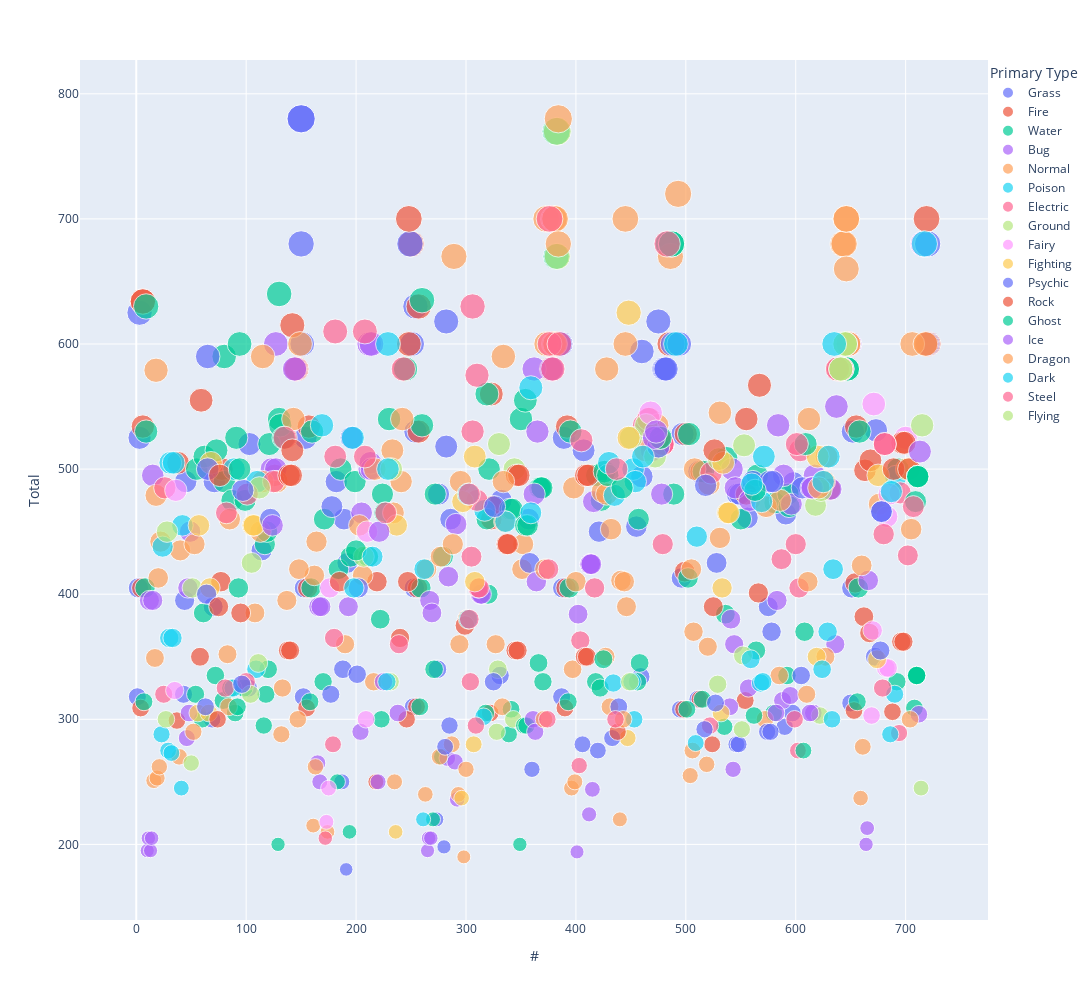

Write notebook code for a chart like this one.
### Code cell
# interactive scatterplot with plotly express
import plotly.express as px

# create interactive scatterplot, x = #, y = total, size = total, color = type 1, symbol = dual type, hover name = name
fig = px.scatter(df, x = '#', y = 'Total',
                    size = 'Total', color = 'Primary Type',
                    hover_name = 'Name')

# add legend out of plot
fig.update_layout(legend=dict(x=1, y=1))

# adjust size of plot
fig.update_layout(width = 2000, height = 1000)

# show plot
fig.show()

# export plot to dashboard html
fig.write_html("LE2_pokemon_total_id.html")

### Figure 1 — Plotly figure (JSON) as saved in the notebook; plotly's stock layout.template omitted (floating-point values rounded to 4 significant figures)
{"data": [{"hovertemplate": "<b>%{hovertext}</b><br><br>Primary Type=Grass<br>#=%{x}<br>Total=%{marker.size}<extra></extra>", "hovertext": ["Bulbasaur", "Ivysaur", "Venusaur", "VenusaurMega Venusaur", "Oddish", "Gloom", "Vileplume", "Bellsprout", "Weepinbell", "Victreebel", "Exeggcute", "Exeggutor", "Tangela", "Chikorita", "Bayleef", "Meganium", "Bellossom", "Hoppip", "Skiploom", "Jumpluff", "Sunkern", "Sunflora", "Treecko", "Grovyle", "Sceptile", "SceptileMega Sceptile", "Seedot", "Nuzleaf", "Shiftry", "Shroomish", "Breloom", "Roselia", "Cacnea", "Cacturne", "Tropius", "Turtwig", "Grotle", "Torterra", "Budew", "Roserade", "Cherubi", "Cherrim", "Carnivine", "Snover", "Abomasnow", "AbomasnowMega Abomasnow", "Tangrowth", "Leafeon", "ShayminLand Forme", "ShayminSky Forme", "Snivy", "Servine", "Serperior", "Pansage", "Simisage", "Cottonee", "Whimsicott", "Petilil", "Lilligant", "Maractus", "Foongus", "Amoonguss", "Ferroseed", "Ferrothorn", "Virizion", "Chespin", "Quilladin", "Chesnaught", "Skiddo", "Gogoat"], "legendgroup": "Grass", "marker": {"color": "#636efa", "size": [318, 405, 525, 625, 320, 395, 490, 300, 390, 490, 325, 520, 435, 318, 405, 525, 490, 250, 340, 460, 180, 425, 310, 405, 530, 630, 220, 340, 480, 295, 460, 400, 335, 475, 460, 318, 405, 525, 280, 515, 275, 450, 454, 334, 494, 594, 535, 525, 600, 600, 308, 413, 528, 316, 498, 280, 480, 280, 480, 461, 294, 464, 305, 489, 580, 313, 405, 530, 350, 531], "sizemode": "area", "sizeref": 1.95, "symbol": "circle"}, "mode": "markers", "name": "Grass", "orientation": "v", "showlegend": true, "type": "scatter", "x": [1, 2, 3, 3, 43, 44, 45, 69, 70, 71, 102, 103, 114, 152, 153, 154, 182, 187, 188, 189, 191, 192, 252, 253, 254, 254, 273, 274, 275, 285, 286, 315, 331, 332, 357, 387, 388, 389, 406, 407, 420, 421, 455, 459, 460, 460, 465, 470, 492, 492, 495, 496, 497, 511, 512, 546, 547, 548, 549, 556, 590, 591, 597, 598, 640, 650, 651, 652, 672, 673], "xaxis": "x", "y": [318, 405, 525, 625, 320, 395, 490, 300, 390, 490, 325, 520, 435, 318, 405, 525, 490, 250, 340, 460, 180, 425, 310, 405, 530, 630, 220, 340, 480, 295, 460, 400, 335, 475, 460, 318, 405, 525, 280, 515, 275, 450, 454, 334, 494, 594, 535, 525, 600, 600, 308, 413, 528, 316, 498, 280, 480, 280, 480, 461, 294, 464, 305, 489, 580, 313, 405, 530, 350, 531], "yaxis": "y"}, {"hovertemplate": "<b>%{hovertext}</b><br><br>Primary Type=Fire<br>#=%{x}<br>Total=%{marker.size}<extra></extra>", "hovertext": ["Charmander", "Charmeleon", "Charizard", "CharizardMega Charizard X", "CharizardMega Charizard Y", "Vulpix", "Ninetales", "Growlithe", "Arcanine", "Ponyta", "Rapidash", "Magmar", "Flareon", "Moltres", "Cyndaquil", "Quilava", "Typhlosion", "Slugma", "Magcargo", "Magby", "Entei", "Ho-oh", "Torchic", "Combusken", "Blaziken", "BlazikenMega Blaziken", "Numel", "Camerupt", "CameruptMega Camerupt", "Torkoal", "Chimchar", "Monferno", "Infernape", "Magmortar", "Heatran", "Tepig", "Pignite", "Emboar", "Pansear", "Simisear", "Darumaka", "DarmanitanStandard Mode", "DarmanitanZen Mode", "Heatmor", "Fennekin", "Braixen", "Delphox", "Fletchinder", "Talonflame", "Litleo", "Pyroar", "Volcanion"], "legendgroup": "Fire", "marker": {"color": "#EF553B", "size": [309, 405, 534, 634, 634, 299, 505, 350, 555, 410, 500, 495, 525, 580, 309, 405, 534, 250, 410, 365, 580, 680, 310, 405, 530, 630, 305, 460, 560, 470, 309, 405, 534, 540, 600, 308, 418, 528, 316, 498, 315, 480, 540, 484, 307, 409, 534, 382, 499, 369, 507, 600], "sizemode": "area", "sizeref": 1.95, "symbol": "circle"}, "mode": "markers", "name": "Fire", "orientation": "v", "showlegend": true, "type": "scatter", "x": [4, 5, 6, 6, 6, 37, 38, 58, 59, 77, 78, 126, 136, 146, 155, 156, 157, 218, 219, 240, 244, 250, 255, 256, 257, 257, 322, 323, 323, 324, 390, 391, 392, 467, 485, 498, 499, 500, 513, 514, 554, 555, 555, 631, 653, 654, 655, 662, 663, 667, 668, 721], "xaxis": "x", "y": [309, 405, 534, 634, 634, 299, 505, 350, 555, 410, 500, 495, 525, 580, 309, 405, 534, 250, 410, 365, 580, 680, 310, 405, 530, 630, 305, 460, 560, 470, 309, 405, 534, 540, 600, 308, 418, 528, 316, 498, 315, 480, 540, 484, 307, 409, 534, 382, 499, 369, 507, 600], "yaxis": "y"}, {"hovertemplate": "<b>%{hovertext}</b><br><br>Primary Type=Water<br>#=%{x}<br>Total=%{marker.size}<extra></extra>", "hovertext": ["Squirtle", "Wartortle", "Blastoise", "BlastoiseMega Blastoise", "Psyduck", "Golduck", "Poliwag", "Poliwhirl", "Poliwrath", "Tentacool", "Tentacruel", "Slowpoke", "Slowbro", "SlowbroMega Slowbro", "Seel", "Dewgong", "Shellder", "Cloyster", "Krabby", "Kingler", "Horsea", "Seadra", "Goldeen", "Seaking", "Staryu", "Starmie", "Magikarp", "Gyarados", "GyaradosMega Gyarados", "Lapras", "Vaporeon", "Totodile", "Croconaw", "Feraligatr", "Chinchou", "Lanturn", "Marill", "Azumarill", "Politoed", "Wooper", "Quagsire", "Slowking", "Qwilfish", "Corsola", "Remoraid", "Octillery", "Mantine", "Kingdra", "Suicune", "Mudkip", "Marshtomp", "Swampert", "SwampertMega Swampert", "Lotad", "Lombre", "Ludicolo", "Wingull", "Pelipper", "Carvanha", "Sharpedo", "SharpedoMega Sharpedo", "Wailmer", "Wailord", "Barboach", "Whiscash", "Corphish", "Crawdaunt", "Feebas", "Milotic", "Clamperl", "Huntail", "Gorebyss", "Relicanth", "Luvdisc", "Kyogre", "KyogrePrimal Kyogre", "Piplup", "Prinplup", "Empoleon", "Buizel", "Floatzel", "Shellos", "Gastrodon", "Finneon", "Lumineon", "Mantyke", "Palkia", "Phione", "Manaphy", "Oshawott", "Dewott", "Samurott", "Panpour", "Simipour", "Tympole", "Palpitoad", "Seismitoad", "Basculin", "Tirtouga", "Carracosta", "Ducklett", "Swanna", "Frillish", "Jellicent", "Alomomola", "KeldeoOrdinary Forme", "KeldeoResolute Forme", "Froakie", "Frogadier", "Greninja", "Clauncher", "Clawitzer"], "legendgroup": "Water", "marker": {"color": "#00cc96", "size": [314, 405, 530, 630, 320, 500, 300, 385, 510, 335, 515, 315, 490, 590, 325, 475, 305, 525, 325, 475, 295, 440, 320, 450, 340, 520, 200, 540, 640, 535, 525, 314, 405, 530, 330, 460, 250, 420, 500, 210, 430, 490, 430, 380, 300, 480, 465, 540, 580, 310, 405, 535, 635, 220, 340, 480, 270, 430, 305, 460, 560, 400, 500, 288, 468, 308, 468, 200, 540, 345, 485, 485, 485, 330, 670, 770, 314, 405, 530, 330, 495, 325, 475, 330, 460, 345, 680, 480, 600, 308, 413, 528, 316, 498, 294, 384, 509, 460, 355, 495, 305, 473, 335, 480, 470, 580, 580, 314, 405, 530, 330, 500], "sizemode": "area", "sizeref": 1.95, "symbol": "circle"}, "mode": "markers", "name": "Water", "orientation": "v", "showlegend": true, "type": "scatter", "x": [7, 8, 9, 9, 54, 55, 60, 61, 62, 72, 73, 79, 80, 80, 86, 87, 90, 91, 98, 99, 116, 117, 118, 119, 120, 121, 129, 130, 130, 131, 134, 158, 159, 160, 170, 171, 183, 184, 186, 194, 195, 199, 211, 222, 223, 224, 226, 230, 245, 258, 259, 260, 260, 270, 271, 272, 278, 279, 318, 319, 319, 320, 321, 339, 340, 341, 342, 349, 350, 366, 367, 368, 369, 370, 382, 382, 393, 394, 395, 418, 419, 422, 423, 456, 457, 458, 484, 489, 490, 501, 502, 503, 515, 516, 535, 536, 537, 550, 564, 565, 580, 581, 592, 593, 594, 647, 647, 656, 657, 658, 692, 693], "xaxis": "x", "y": [314, 405, 530, 630, 320, 500, 300, 385, 510, 335, 515, 315, 490, 590, 325, 475, 305, 525, 325, 475, 295, 440, 320, 450, 340, 520, 200, 540, 640, 535, 525, 314, 405, 530, 330, 460, 250, 420, 500, 210, 430, 490, 430, 380, 300, 480, 465, 540, 580, 310, 405, 535, 635, 220, 340, 480, 270, 430, 305, 460, 560, 400, 500, 288, 468, 308, 468, 200, 540, 345, 485, 485, 485, 330, 670, 770, 314, 405, 530, 330, 495, 325, 475, 330, 460, 345, 680, 480, 600, 308, 413, 528, 316, 498, 294, 384, 509, 460, 355, 495, 305, 473, 335, 480, 470, 580, 580, 314, 405, 530, 330, 500], "yaxis": "y"}, {"hovertemplate": "<b>%{hovertext}</b><br><br>Primary Type=Bug<br>#=%{x}<br>Total=%{marker.size}<extra></extra>", "hovertext": ["Caterpie", "Metapod", "Butterfree", "Weedle", "Kakuna", "Beedrill", "BeedrillMega Beedrill", "Paras", "Parasect", "Venonat", "Venomoth", "Scyther", "Pinsir", "PinsirMega Pinsir", "Ledyba", "Ledian", "Spinarak", "Ariados", "Yanma", "Pineco", "Forretress", "Scizor", "ScizorMega Scizor", "Shuckle", "Heracross", "HeracrossMega Heracross", "Wurmple", "Silcoon", "Beautifly", "Cascoon", "Dustox", "Surskit", "Masquerain", "Nincada", "Ninjask", "Shedinja", "Volbeat", "Illumise", "Kricketot", "Kricketune", "Burmy", "WormadamPlant Cloak", "WormadamSandy Cloak", "WormadamTrash Cloak", "Mothim", "Combee", "Vespiquen", "Yanmega", "Sewaddle", "Swadloon", "Leavanny", "Venipede", "Whirlipede", "Scolipede", "Dwebble", "Crustle", "Karrablast", "Escavalier", "Joltik", "Galvantula", "Shelmet", "Accelgor", "Durant", "Larvesta", "Volcarona", "Genesect", "Scatterbug", "Spewpa", "Vivillon"], "legendgroup": "Bug", "marker": {"color": "#ab63fa", "size": [195, 205, 395, 195, 205, 395, 495, 285, 405, 305, 450, 500, 500, 600, 265, 390, 250, 390, 390, 290, 465, 500, 600, 505, 500, 600, 195, 205, 395, 205, 385, 269, 414, 266, 456, 236, 400, 400, 194, 384, 224, 424, 424, 424, 424, 244, 474, 515, 310, 380, 500, 260, 360, 485, 325, 475, 315, 495, 319, 472, 305, 495, 484, 360, 550, 600, 200, 213, 411], "sizemode": "area", "sizeref": 1.95, "symbol": "circle"}, "mode": "markers", "name": "Bug", "orientation": "v", "showlegend": true, "type": "scatter", "x": [10, 11, 12, 13, 14, 15, 15, 46, 47, 48, 49, 123, 127, 127, 165, 166, 167, 168, 193, 204, 205, 212, 212, 213, 214, 214, 265, 266, 267, 268, 269, 283, 284, 290, 291, 292, 313, 314, 401, 402, 412, 413, 413, 413, 414, 415, 416, 469, 540, 541, 542, 543, 544, 545, 557, 558, 588, 589, 595, 596, 616, 617, 632, 636, 637, 649, 664, 665, 666], "xaxis": "x", "y": [195, 205, 395, 195, 205, 395, 495, 285, 405, 305, 450, 500, 500, 600, 265, 390, 250, 390, 390, 290, 465, 500, 600, 505, 500, 600, 195, 205, 395, 205, 385, 269, 414, 266, 456, 236, 400, 400, 194, 384, 224, 424, 424, 424, 424, 244, 474, 515, 310, 380, 500, 260, 360, 485, 325, 475, 315, 495, 319, 472, 305, 495, 484, 360, 550, 600, 200, 213, 411], "yaxis": "y"}, {"hovertemplate": "<b>%{hovertext}</b><br><br>Primary Type=Normal<br>#=%{x}<br>Total=%{marker.size}<extra></extra>", "hovertext": ["Pidgey", "Pidgeotto", "Pidgeot", "PidgeotMega Pidgeot", "Rattata", "Raticate", "Spearow", "Fearow", "Jigglypuff", "Wigglytuff", "Meowth", "Persian", "Farfetch'd", "Doduo", "Dodrio", "Lickitung", "Chansey", "Kangaskhan", "KangaskhanMega Kangaskhan", "Tauros", "Ditto", "Eevee", "Porygon", "Snorlax", "Sentret", "Furret", "Hoothoot", "Noctowl", "Igglybuff", "Aipom", "Girafarig", "Dunsparce", "Teddiursa", "Ursaring", "Porygon2", "Stantler", "Smeargle", "Miltank", "Blissey", "Zigzagoon", "Linoone", "Taillow", "Swellow", "Slakoth", "Vigoroth", "Slaking", "Whismur", "Loudred", "Exploud", "Azurill", "Skitty", "Delcatty", "Spinda", "Swablu", "Zangoose", "Castform", "Kecleon", "Starly", "Staravia", "Staraptor", "Bidoof", "Bibarel", "Ambipom", "Buneary", "Lopunny", "LopunnyMega Lopunny", "Glameow", "Purugly", "Happiny", "Chatot", "Munchlax", "Lickilicky", "Porygon-Z", "Regigigas", "Arceus", "Patrat", "Watchog", "Lillipup", "Herdier", "Stoutland", "Pidove", "Tranquill", "Unfezant", "Audino", "AudinoMega Audino", "Minccino", "Cinccino", "Deerling", "Sawsbuck", "Bouffalant", "Rufflet", "Braviary", "MeloettaAria Forme", "MeloettaPirouette Forme", "Bunnelby", "Diggersby", "Fletchling", "Furfrou"], "legendgroup": "Normal", "marker": {"color": "#FFA15A", "size": [251, 349, 479, 579, 253, 413, 262, 442, 270, 435, 290, 440, 352, 310, 460, 385, 450, 490, 590, 490, 288, 325, 395, 540, 215, 415, 262, 442, 210, 360, 455, 415, 330, 500, 515, 465, 250, 490, 540, 240, 420, 270, 430, 280, 440, 670, 240, 360, 490, 190, 260, 380, 360, 310, 458, 420, 440, 245, 340, 485, 250, 410, 482, 350, 480, 580, 310, 452, 220, 411, 390, 515, 535, 670, 720, 255, 420, 275, 370, 500, 264, 358, 488, 445, 545, 300, 470, 335, 475, 490, 350, 510, 600, 600, 237, 423, 278, 472], "sizemode": "area", "sizeref": 1.95, "symbol": "circle"}, "mode": "markers", "name": "Normal", "orientation": "v", "showlegend": true, "type": "scatter", "x": [16, 17, 18, 18, 19, 20, 21, 22, 39, 40, 52, 53, 83, 84, 85, 108, 113, 115, 115, 128, 132, 133, 137, 143, 161, 162, 163, 164, 174, 190, 203, 206, 216, 217, 233, 234, 235, 241, 242, 263, 264, 276, 277, 287, 288, 289, 293, 294, 295, 298, 300, 301, 327, 333, 335, 351, 352, 396, 397, 398, 399, 400, 424, 427, 428, 428, 431, 432, 440, 441, 446, 463, 474, 486, 493, 504, 505, 506, 507, 508, 519, 520, 521, 531, 531, 572, 573, 585, 586, 626, 627, 628, 648, 648, 659, 660, 661, 676], "xaxis": "x", "y": [251, 349, 479, 579, 253, 413, 262, 442, 270, 435, 290, 440, 352, 310, 460, 385, 450, 490, 590, 490, 288, 325, 395, 540, 215, 415, 262, 442, 210, 360, 455, 415, 330, 500, 515, 465, 250, 490, 540, 240, 420, 270, 430, 280, 440, 670, 240, 360, 490, 190, 260, 380, 360, 310, 458, 420, 440, 245, 340, 485, 250, 410, 482, 350, 480, 580, 310, 452, 220, 411, 390, 515, 535, 670, 720, 255, 420, 275, 370, 500, 264, 358, 488, 445, 545, 300, 470, 335, 475, 490, 350, 510, 600, 600, 237, 423, 278, 472], "yaxis": "y"}, {"hovertemplate": "<b>%{hovertext}</b><br><br>Primary Type=Poison<br>#=%{x}<br>Total=%{marker.size}<extra></extra>", "hovertext": ["Ekans", "Arbok", "Nidoran (Female)", "Nidorina", "Nidoqueen", "Nidoran (Male)", "Nidorino", "Nidoking", "Zubat", "Golbat", "Grimer", "Muk", "Koffing", "Weezing", "Crobat", "Gulpin", "Swalot", "Seviper", "Stunky", "Skuntank", "Skorupi", "Drapion", "Croagunk", "Toxicroak", "Trubbish", "Garbodor", "Skrelp", "Dragalge"], "legendgroup": "Poison", "marker": {"color": "#19d3f3", "size": [288, 438, 275, 365, 505, 273, 365, 505, 245, 455, 325, 500, 340, 490, 535, 302, 467, 458, 329, 479, 330, 500, 300, 490, 329, 474, 320, 494], "sizemode": "area", "sizeref": 1.95, "symbol": "circle"}, "mode": "markers", "name": "Poison", "orientation": "v", "showlegend": true, "type": "scatter", "x": [23, 24, 29, 30, 31, 32, 33, 34, 41, 42, 88, 89, 109, 110, 169, 316, 317, 336, 434, 435, 451, 452, 453, 454, 568, 569, 690, 691], "xaxis": "x", "y": [288, 438, 275, 365, 505, 273, 365, 505, 245, 455, 325, 500, 340, 490, 535, 302, 467, 458, 329, 479, 330, 500, 300, 490, 329, 474, 320, 494], "yaxis": "y"}, {"hovertemplate": "<b>%{hovertext}</b><br><br>Primary Type=Electric<br>#=%{x}<br>Total=%{marker.size}<extra></extra>", "hovertext": ["Pikachu", "Raichu", "Magnemite", "Magneton", "Voltorb", "Electrode", "Electabuzz", "Jolteon", "Zapdos", "Pichu", "Mareep", "Flaaffy", "Ampharos", "AmpharosMega Ampharos", "Elekid", "Raikou", "Electrike", "Manectric", "ManectricMega Manectric", "Plusle", "Minun", "Shinx", "Luxio", "Luxray", "Pachirisu", "Magnezone", "Electivire", "Rotom", "RotomHeat Rotom", "RotomWash Rotom", "RotomFrost Rotom", "RotomFan Rotom", "RotomMow Rotom", "Blitzle", "Zebstrika", "Emolga", "Tynamo", "Eelektrik", "Eelektross", "ThundurusIncarnate Forme", "ThundurusTherian Forme", "Helioptile", "Heliolisk", "Dedenne"], "legendgroup": "Electric", "marker": {"color": "#FF6692", "size": [320, 485, 325, 465, 330, 480, 490, 525, 580, 205, 280, 365, 510, 610, 360, 580, 295, 475, 575, 405, 405, 263, 363, 523, 405, 535, 540, 440, 520, 520, 520, 520, 520, 295, 497, 428, 275, 405, 515, 580, 580, 289, 481, 431], "sizemode": "area", "sizeref": 1.95, "symbol": "circle"}, "mode": "markers", "name": "Electric", "orientation": "v", "showlegend": true, "type": "scatter", "x": [25, 26, 81, 82, 100, 101, 125, 135, 145, 172, 179, 180, 181, 181, 239, 243, 309, 310, 310, 311, 312, 403, 404, 405, 417, 462, 466, 479, 479, 479, 479, 479, 479, 522, 523, 587, 602, 603, 604, 642, 642, 694, 695, 702], "xaxis": "x", "y": [320, 485, 325, 465, 330, 480, 490, 525, 580, 205, 280, 365, 510, 610, 360, 580, 295, 475, 575, 405, 405, 263, 363, 523, 405, 535, 540, 440, 520, 520, 520, 520, 520, 295, 497, 428, 275, 405, 515, 580, 580, 289, 481, 431], "yaxis": "y"}, {"hovertemplate": "<b>%{hovertext}</b><br><br>Primary Type=Ground<br>#=%{x}<br>Total=%{marker.size}<extra></extra>", "hovertext": ["Sandshrew", "Sandslash", "Diglett", "Dugtrio", "Cubone", "Marowak", "Rhyhorn", "Rhydon", "Gligar", "Phanpy", "Donphan", "Trapinch", "Vibrava", "Flygon", "Baltoy", "Claydol", "Groudon", "GroudonPrimal Groudon", "Hippopotas", "Hippowdon", "Rhyperior", "Gliscor", "Drilbur", "Excadrill", "Sandile", "Krokorok", "Krookodile", "Stunfisk", "Golett", "Golurk", "LandorusIncarnate Forme", "LandorusTherian Forme"], "legendgroup": "Ground", "marker": {"color": "#B6E880", "size": [300, 450, 265, 405, 320, 425, 345, 485, 430, 330, 500, 290, 340, 520, 300, 500, 670, 770, 330, 525, 535, 510, 328, 508, 292, 351, 519, 471, 303, 483, 600, 600], "sizemode": "area", "sizeref": 1.95, "symbol": "circle"}, "mode": "markers", "name": "Ground", "orientation": "v", "showlegend": true, "type": "scatter", "x": [27, 28, 50, 51, 104, 105, 111, 112, 207, 231, 232, 328, 329, 330, 343, 344, 383, 383, 449, 450, 464, 472, 529, 530, 551, 552, 553, 618, 622, 623, 645, 645], "xaxis": "x", "y": [300, 450, 265, 405, 320, 425, 345, 485, 430, 330, 500, 290, 340, 520, 300, 500, 670, 770, 330, 525, 535, 510, 328, 508, 292, 351, 519, 471, 303, 483, 600, 600], "yaxis": "y"}, {"hovertemplate": "<b>%{hovertext}</b><br><br>Primary Type=Fairy<br>#=%{x}<br>Total=%{marker.size}<extra></extra>", "hovertext": ["Clefairy", "Clefable", "Cleffa", "Togepi", "Togetic", "Snubbull", "Granbull", "Togekiss", "Flabébé", "Floette", "Florges", "Spritzee", "Aromatisse", "Swirlix", "Slurpuff", "Sylveon", "Xerneas"], "legendgroup": "Fairy", "marker": {"color": "#FF97FF", "size": [323, 483, 218, 245, 405, 300, 450, 545, 303, 371, 552, 341, 462, 341, 480, 525, 680], "sizemode": "area", "sizeref": 1.95, "symbol": "circle"}, "mode": "markers", "name": "Fairy", "orientation": "v", "showlegend": true, "type": "scatter", "x": [35, 36, 173, 175, 176, 209, 210, 468, 669, 670, 671, 682, 683, 684, 685, 700, 716], "xaxis": "x", "y": [323, 483, 218, 245, 405, 300, 450, 545, 303, 371, 552, 341, 462, 341, 480, 525, 680], "yaxis": "y"}, {"hovertemplate": "<b>%{hovertext}</b><br><br>Primary Type=Fighting<br>#=%{x}<br>Total=%{marker.size}<extra></extra>", "hovertext": ["Mankey", "Primeape", "Machop", "Machoke", "Machamp", "Hitmonlee", "Hitmonchan", "Tyrogue", "Hitmontop", "Makuhita", "Hariyama", "Meditite", "Medicham", "MedichamMega Medicham", "Riolu", "Lucario", "LucarioMega Lucario", "Timburr", "Gurdurr", "Conkeldurr", "Throh", "Sawk", "Mienfoo", "Mienshao", "Pancham", "Pangoro", "Hawlucha"], "legendgroup": "Fighting", "marker": {"color": "#FECB52", "size": [305, 455, 305, 405, 505, 455, 455, 210, 455, 237, 474, 280, 410, 510, 285, 525, 625, 305, 405, 505, 465, 465, 350, 510, 348, 495, 500], "sizemode": "area", "sizeref": 1.95, "symbol": "circle"}, "mode": "markers", "name": "Fighting", "orientation": "v", "showlegend": true, "type": "scatter", "x": [56, 57, 66, 67, 68, 106, 107, 236, 237, 296, 297, 307, 308, 308, 447, 448, 448, 532, 533, 534, 538, 539, 619, 620, 674, 675, 701], "xaxis": "x", "y": [305, 455, 305, 405, 505, 455, 455, 210, 455, 237, 474, 280, 410, 510, 285, 525, 625, 305, 405, 505, 465, 465, 350, 510, 348, 495, 500], "yaxis": "y"}, {"hovertemplate": "<b>%{hovertext}</b><br><br>Primary Type=Psychic<br>#=%{x}<br>Total=%{marker.size}<extra></extra>", "hovertext": ["Abra", "Kadabra", "Alakazam", "AlakazamMega Alakazam", "Drowzee", "Hypno", "Mr. Mime", "Mewtwo", "MewtwoMega Mewtwo X", "MewtwoMega Mewtwo Y", "Mew", "Natu", "Xatu", "Espeon", "Unown", "Wobbuffet", "Lugia", "Celebi", "Ralts", "Kirlia", "Gardevoir", "GardevoirMega Gardevoir", "Spoink", "Grumpig", "Chimecho", "Wynaut", "DeoxysNormal Forme", "DeoxysAttack Forme", "DeoxysDefense Forme", "DeoxysSpeed Forme", "Chingling", "Mime Jr.", "Gallade", "GalladeMega Gallade", "Uxie", "Mesprit", "Azelf", "Cresselia", "Victini", "Munna", "Musharna", "Woobat", "Swoobat", "Sigilyph", "Gothita", "Gothorita", "Gothitelle", "Solosis", "Duosion", "Reuniclus", "Elgyem", "Beheeyem", "Espurr", "MeowsticMale", "MeowsticFemale", "HoopaHoopa Confined", "HoopaHoopa Unbound"], "legendgroup": "Psychic", "marker": {"color": "#636efa", "size": [310, 400, 500, 590, 328, 483, 460, 680, 780, 780, 600, 320, 470, 525, 336, 405, 680, 600, 198, 278, 518, 618, 330, 470, 425, 260, 600, 600, 600, 600, 285, 310, 518, 618, 580, 580, 580, 600, 600, 292, 487, 313, 425, 490, 290, 390, 490, 290, 370, 490, 335, 485, 355, 466, 466, 600, 680], "sizemode": "area", "sizeref": 1.95, "symbol": "circle"}, "mode": "markers", "name": "Psychic", "orientation": "v", "showlegend": true, "type": "scatter", "x": [63, 64, 65, 65, 96, 97, 122, 150, 150, 150, 151, 177, 178, 196, 201, 202, 249, 251, 280, 281, 282, 282, 325, 326, 358, 360, 386, 386, 386, 386, 433, 439, 475, 475, 480, 481, 482, 488, 494, 517, 518, 527, 528, 561, 574, 575, 576, 577, 578, 579, 605, 606, 677, 678, 678, 720, 720], "xaxis": "x", "y": [310, 400, 500, 590, 328, 483, 460, 680, 780, 780, 600, 320, 470, 525, 336, 405, 680, 600, 198, 278, 518, 618, 330, 470, 425, 260, 600, 600, 600, 600, 285, 310, 518, 618, 580, 580, 580, 600, 600, 292, 487, 313, 425, 490, 290, 390, 490, 290, 370, 490, 335, 485, 355, 466, 466, 600, 680], "yaxis": "y"}, {"hovertemplate": "<b>%{hovertext}</b><br><br>Primary Type=Rock<br>#=%{x}<br>Total=%{marker.size}<extra></extra>", "hovertext": ["Geodude", "Graveler", "Golem", "Onix", "Omanyte", "Omastar", "Kabuto", "Kabutops", "Aerodactyl", "AerodactylMega Aerodactyl", "Sudowoodo", "Larvitar", "Pupitar", "Tyranitar", "TyranitarMega Tyranitar", "Nosepass", "Lunatone", "Solrock", "Lileep", "Cradily", "Anorith", "Armaldo", "Regirock", "Cranidos", "Rampardos", "Shieldon", "Bastiodon", "Bonsly", "Probopass", "Roggenrola", "Boldore", "Gigalith", "Archen", "Archeops", "Terrakion", "Binacle", "Barbaracle", "Tyrunt", "Tyrantrum", "Amaura", "Aurorus", "Carbink", "Diancie", "DiancieMega Diancie"], "legendgroup": "Rock", "marker": {"color": "#EF553B", "size": [300, 390, 495, 385, 355, 495, 355, 495, 515, 615, 410, 300, 410, 600, 700, 375, 440, 440, 355, 495, 355, 495, 580, 350, 495, 350, 495, 290, 525, 280, 390, 515, 401, 567, 580, 306, 500, 362, 521, 362, 521, 500, 600, 700], "sizemode": "area", "sizeref": 1.95, "symbol": "circle"}, "mode": "markers", "name": "Rock", "orientation": "v", "showlegend": true, "type": "scatter", "x": [74, 75, 76, 95, 138, 139, 140, 141, 142, 142, 185, 246, 247, 248, 248, 299, 337, 338, 345, 346, 347, 348, 377, 408, 409, 410, 411, 438, 476, 524, 525, 526, 566, 567, 639, 688, 689, 696, 697, 698, 699, 703, 719, 719], "xaxis": "x", "y": [300, 390, 495, 385, 355, 495, 355, 495, 515, 615, 410, 300, 410, 600, 700, 375, 440, 440, 355, 495, 355, 495, 580, 350, 495, 350, 495, 290, 525, 280, 390, 515, 401, 567, 580, 306, 500, 362, 521, 362, 521, 500, 600, 700], "yaxis": "y"}, {"hovertemplate": "<b>%{hovertext}</b><br><br>Primary Type=Ghost<br>#=%{x}<br>Total=%{marker.size}<extra></extra>", "hovertext": ["Gastly", "Haunter", "Gengar", "GengarMega Gengar", "Misdreavus", "Shuppet", "Banette", "BanetteMega Banette", "Duskull", "Dusclops", "Drifloon", "Drifblim", "Mismagius", "Spiritomb", "Dusknoir", "GiratinaAltered Forme", "GiratinaOrigin Forme", "Yamask", "Cofagrigus", "Litwick", "Lampent", "Chandelure", "Phantump", "Trevenant", "PumpkabooAverage Size", "PumpkabooSmall Size", "PumpkabooLarge Size", "PumpkabooSuper Size", "GourgeistAverage Size", "GourgeistSmall Size", "GourgeistLarge Size", "GourgeistSuper Size"], "legendgroup": "Ghost", "marker": {"color": "#00cc96", "size": [310, 405, 500, 600, 435, 295, 455, 555, 295, 455, 348, 498, 495, 485, 525, 680, 680, 303, 483, 275, 370, 520, 309, 474, 335, 335, 335, 335, 494, 494, 494, 494], "sizemode": "area", "sizeref": 1.95, "symbol": "circle"}, "mode": "markers", "name": "Ghost", "orientation": "v", "showlegend": true, "type": "scatter", "x": [92, 93, 94, 94, 200, 353, 354, 354, 355, 356, 425, 426, 429, 442, 477, 487, 487, 562, 563, 607, 608, 609, 708, 709, 710, 710, 710, 710, 711, 711, 711, 711], "xaxis": "x", "y": [310, 405, 500, 600, 435, 295, 455, 555, 295, 455, 348, 498, 495, 485, 525, 680, 680, 303, 483, 275, 370, 520, 309, 474, 335, 335, 335, 335, 494, 494, 494, 494], "yaxis": "y"}, {"hovertemplate": "<b>%{hovertext}</b><br><br>Primary Type=Ice<br>#=%{x}<br>Total=%{marker.size}<extra></extra>", "hovertext": ["Jynx", "Articuno", "Swinub", "Piloswine", "Delibird", "Smoochum", "Snorunt", "Glalie", "GlalieMega Glalie", "Spheal", "Sealeo", "Walrein", "Regice", "Glaceon", "Mamoswine", "Froslass", "Vanillite", "Vanillish", "Vanilluxe", "Cubchoo", "Beartic", "Cryogonal", "Bergmite", "Avalugg"], "legendgroup": "Ice", "marker": {"color": "#ab63fa", "size": [455, 580, 250, 450, 330, 305, 300, 480, 580, 290, 410, 530, 580, 525, 530, 480, 305, 395, 535, 305, 485, 485, 304, 514], "sizemode": "area", "sizeref": 1.95, "symbol": "circle"}, "mode": "markers", "name": "Ice", "orientation": "v", "showlegend": true, "type": "scatter", "x": [124, 144, 220, 221, 225, 238, 361, 362, 362, 363, 364, 365, 378, 471, 473, 478, 582, 583, 584, 613, 614, 615, 712, 713], "xaxis": "x", "y": [455, 580, 250, 450, 330, 305, 300, 480, 580, 290, 410, 530, 580, 525, 530, 480, 305, 395, 535, 305, 485, 485, 304, 514], "yaxis": "y"}, {"hovertemplate": "<b>%{hovertext}</b><br><br>Primary Type=Dragon<br>#=%{x}<br>Total=%{marker.size}<extra></extra>", "hovertext": ["Dratini", "Dragonair", "Dragonite", "Altaria", "AltariaMega Altaria", "Bagon", "Shelgon", "Salamence", "SalamenceMega Salamence", "Latias", "LatiasMega Latias", "Latios", "LatiosMega Latios", "Rayquaza", "RayquazaMega Rayquaza", "Gible", "Gabite", "Garchomp", "GarchompMega Garchomp", "Axew", "Fraxure", "Haxorus", "Druddigon", "Reshiram", "Zekrom", "Kyurem", "KyuremBlack Kyurem", "KyuremWhite Kyurem", "Goomy", "Sliggoo", "Goodra", "Zygarde50% Forme"], "legendgroup": "Dragon", "marker": {"color": "#FFA15A", "size": [300, 420, 600, 490, 590, 300, 420, 600, 700, 600, 700, 600, 700, 680, 780, 300, 410, 600, 700, 320, 410, 540, 485, 680, 680, 660, 700, 700, 300, 452, 600, 600], "sizemode": "area", "sizeref": 1.95, "symbol": "circle"}, "mode": "markers", "name": "Dragon", "orientation": "v", "showlegend": true, "type": "scatter", "x": [147, 148, 149, 334, 334, 371, 372, 373, 373, 380, 380, 381, 381, 384, 384, 443, 444, 445, 445, 610, 611, 612, 621, 643, 644, 646, 646, 646, 704, 705, 706, 718], "xaxis": "x", "y": [300, 420, 600, 490, 590, 300, 420, 600, 700, 600, 700, 600, 700, 680, 780, 300, 410, 600, 700, 320, 410, 540, 485, 680, 680, 660, 700, 700, 300, 452, 600, 600], "yaxis": "y"}, {"hovertemplate": "<b>%{hovertext}</b><br><br>Primary Type=Dark<br>#=%{x}<br>Total=%{marker.size}<extra></extra>", "hovertext": ["Umbreon", "Murkrow", "Sneasel", "Houndour", "Houndoom", "HoundoomMega Houndoom", "Poochyena", "Mightyena", "Sableye", "SableyeMega Sableye", "Absol", "AbsolMega Absol", "Honchkrow", "Weavile", "Darkrai", "Purrloin", "Liepard", "Scraggy", "Scrafty", "Zorua", "Zoroark", "Pawniard", "Bisharp", "Vullaby", "Mandibuzz", "Deino", "Zweilous", "Hydreigon", "Inkay", "Malamar", "Yveltal"], "legendgroup": "Dark", "marker": {"color": "#19d3f3", "size": [525, 405, 430, 330, 500, 600, 220, 420, 380, 480, 465, 565, 505, 510, 600, 281, 446, 348, 488, 330, 510, 340, 490, 370, 510, 300, 420, 600, 288, 482, 680], "sizemode": "area", "sizeref": 1.95, "symbol": "circle"}, "mode": "markers", "name": "Dark", "orientation": "v", "showlegend": true, "type": "scatter", "x": [197, 198, 215, 228, 229, 229, 261, 262, 302, 302, 359, 359, 430, 461, 491, 509, 510, 559, 560, 570, 571, 624, 625, 629, 630, 633, 634, 635, 686, 687, 717], "xaxis": "x", "y": [525, 405, 430, 330, 500, 600, 220, 420, 380, 480, 465, 565, 505, 510, 600, 281, 446, 348, 488, 330, 510, 340, 490, 370, 510, 300, 420, 600, 288, 482, 680], "yaxis": "y"}, {"hovertemplate": "<b>%{hovertext}</b><br><br>Primary Type=Steel<br>#=%{x}<br>Total=%{marker.size}<extra></extra>", "hovertext": ["Steelix", "SteelixMega Steelix", "Skarmory", "Mawile", "MawileMega Mawile", "Aron", "Lairon", "Aggron", "AggronMega Aggron", "Beldum", "Metang", "Metagross", "MetagrossMega Metagross", "Registeel", "Jirachi", "Bronzor", "Bronzong", "Dialga", "Klink", "Klang", "Klinklang", "Cobalion", "Honedge", "Doublade", "AegislashBlade Forme", "AegislashShield Forme", "Klefki"], "legendgroup": "Steel", "marker": {"color": "#FF6692", "size": [510, 610, 465, 380, 480, 330, 430, 530, 630, 300, 420, 600, 700, 580, 600, 300, 500, 680, 300, 440, 520, 580, 325, 448, 520, 520, 470], "sizemode": "area", "sizeref": 1.95, "symbol": "circle"}, "mode": "markers", "name": "Steel", "orientation": "v", "showlegend": true, "type": "scatter", "x": [208, 208, 227, 303, 303, 304, 305, 306, 306, 374, 375, 376, 376, 379, 385, 436, 437, 483, 599, 600, 601, 638, 679, 680, 681, 681, 707], "xaxis": "x", "y": [510, 610, 465, 380, 480, 330, 430, 530, 630, 300, 420, 600, 700, 580, 600, 300, 500, 680, 300, 440, 520, 580, 325, 448, 520, 520, 470], "yaxis": "y"}, {"hovertemplate": "<b>%{hovertext}</b><br><br>Primary Type=Flying<br>#=%{x}<br>Total=%{marker.size}<extra></extra>", "hovertext": ["TornadusIncarnate Forme", "TornadusTherian Forme", "Noibat", "Noivern"], "legendgroup": "Flying", "marker": {"color": "#B6E880", "size": [580, 580, 245, 535], "sizemode": "area", "sizeref": 1.95, "symbol": "circle"}, "mode": "markers", "name": "Flying", "orientation": "v", "showlegend": true, "type": "scatter", "x": [641, 641, 714, 715], "xaxis": "x", "y": [580, 580, 245, 535], "yaxis": "y"}], "layout": {"height": 1000, "legend": {"itemsizing": "constant", "title": {"text": "Primary Type"}, "tracegroupgap": 0, "x": 1, "y": 1}, "margin": {"t": 60}, "width": 2000, "xaxis": {"anchor": "y", "domain": [0, 1], "title": {"text": "#"}}, "yaxis": {"anchor": "x", "domain": [0, 1], "title": {"text": "Total"}}}}
